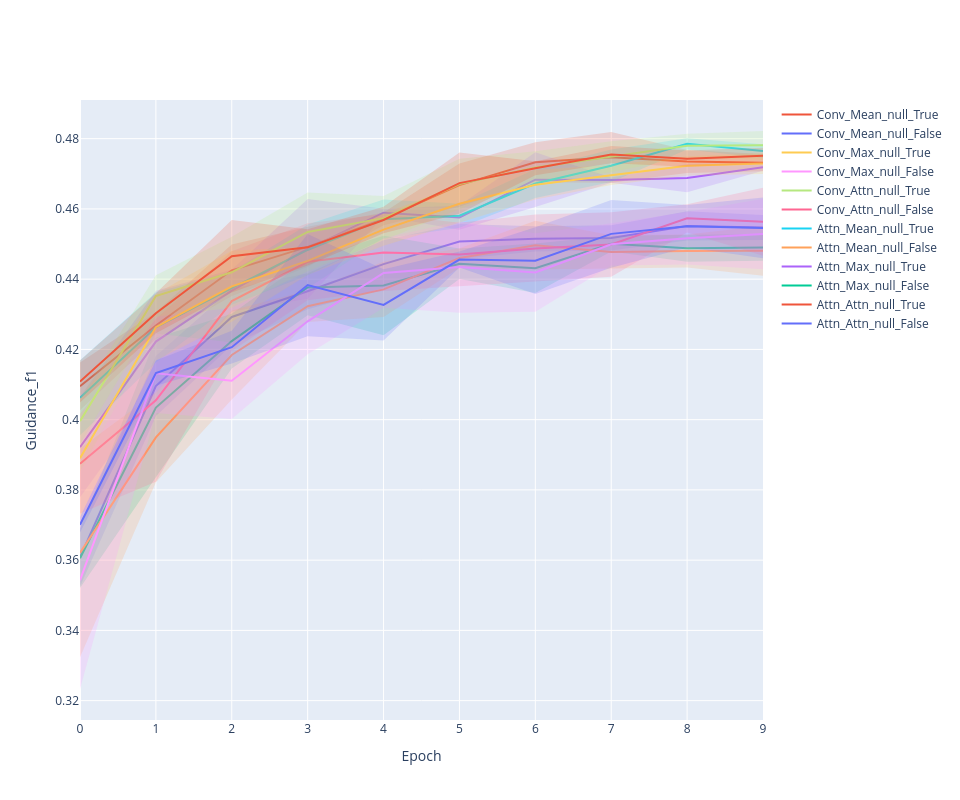

Write notebook code for a chart like this one.
### Code cell
line_plot(history, 'guidance_f1')

### Figure 1 — Plotly figure (JSON) as saved in the notebook; plotly's stock layout.template omitted (floating-point values rounded to 4 significant figures)
{"data": [{"line": {"color": "#636EFA"}, "mode": "lines", "name": "Attn_Attn_null_False", "type": "scatter", "x": [0, 1, 2, 3, 4, 5, 6, 7, 8, 9], "y": [0.3607, 0.4096, 0.4292, 0.4366, 0.4443, 0.4507, 0.4515, 0.4517, 0.4552, 0.4547]}, {"line": {"width": 0}, "marker": {"color": "#444"}, "mode": "lines", "showlegend": false, "type": "scatter", "x": [0, 1, 2, 3, 4, 5, 6, 7, 8, 9], "y": [0.369, 0.4181, 0.4373, 0.4417, 0.4511, 0.4557, 0.4551, 0.4554, 0.4593, 0.4582]}, {"fill": "tonexty", "fillcolor": "rgba(99, 110, 250,0.2)", "line": {"width": 0}, "marker": {"color": "#444"}, "mode": "lines", "showlegend": false, "type": "scatter", "x": [0, 1, 2, 3, 4, 5, 6, 7, 8, 9], "y": [0.3525, 0.401, 0.4212, 0.4314, 0.4375, 0.4457, 0.4479, 0.4481, 0.451, 0.4512]}, {"line": {"color": "#EF553B"}, "mode": "lines", "name": "Attn_Attn_null_True", "type": "scatter", "x": [0, 1, 2, 3, 4, 5, 6, 7, 8, 9], "y": [0.4095, 0.4268, 0.4425, 0.4492, 0.4572, 0.4668, 0.4733, 0.4747, 0.4735, 0.4732]}, {"line": {"width": 0}, "marker": {"color": "#444"}, "mode": "lines", "showlegend": false, "type": "scatter", "x": [0, 1, 2, 3, 4, 5, 6, 7, 8, 9], "y": [0.4163, 0.4307, 0.4499, 0.4549, 0.459, 0.4729, 0.479, 0.4819, 0.4768, 0.4756]}, {"fill": "tonexty", "fillcolor": "rgba(239, 85, 59,0.2)", "line": {"width": 0}, "marker": {"color": "#444"}, "mode": "lines", "showlegend": false, "type": "scatter", "x": [0, 1, 2, 3, 4, 5, 6, 7, 8, 9], "y": [0.4027, 0.423, 0.4352, 0.4435, 0.4553, 0.4606, 0.4676, 0.4675, 0.4702, 0.4707]}, {"line": {"color": "#00CC96"}, "mode": "lines", "name": "Attn_Max_null_False", "type": "scatter", "x": [0, 1, 2, 3, 4, 5, 6, 7, 8, 9], "y": [0.3606, 0.4035, 0.4224, 0.4376, 0.4382, 0.4444, 0.4431, 0.4501, 0.4488, 0.449]}, {"line": {"width": 0}, "marker": {"color": "#444"}, "mode": "lines", "showlegend": false, "type": "scatter", "x": [0, 1, 2, 3, 4, 5, 6, 7, 8, 9], "y": [0.369, 0.4233, 0.4302, 0.4455, 0.4524, 0.4487, 0.4502, 0.4523, 0.4527, 0.4528]}, {"fill": "tonexty", "fillcolor": "rgba(0, 204, 150,0.2)", "line": {"width": 0}, "marker": {"color": "#444"}, "mode": "lines", "showlegend": false, "type": "scatter", "x": [0, 1, 2, 3, 4, 5, 6, 7, 8, 9], "y": [0.3521, 0.3836, 0.4146, 0.4297, 0.424, 0.4401, 0.4361, 0.4479, 0.445, 0.4452]}, {"line": {"color": "#AB63FA"}, "mode": "lines", "name": "Attn_Max_null_True", "type": "scatter", "x": [0, 1, 2, 3, 4, 5, 6, 7, 8, 9], "y": [0.3922, 0.4222, 0.4367, 0.4486, 0.4589, 0.4575, 0.4683, 0.4682, 0.4688, 0.4719]}, {"line": {"width": 0}, "marker": {"color": "#444"}, "mode": "lines", "showlegend": false, "type": "scatter", "x": [0, 1, 2, 3, 4, 5, 6, 7, 8, 9], "y": [0.4064, 0.4367, 0.4427, 0.4628, 0.46, 0.461, 0.4761, 0.4689, 0.4728, 0.4729]}, {"fill": "tonexty", "fillcolor": "rgba(171, 99, 250,0.2)", "line": {"width": 0}, "marker": {"color": "#444"}, "mode": "lines", "showlegend": false, "type": "scatter", "x": [0, 1, 2, 3, 4, 5, 6, 7, 8, 9], "y": [0.3779, 0.4077, 0.4308, 0.4344, 0.4578, 0.4541, 0.4605, 0.4675, 0.4647, 0.4709]}, {"line": {"color": "#FFA15A"}, "mode": "lines", "name": "Attn_Mean_null_False", "type": "scatter", "x": [0, 1, 2, 3, 4, 5, 6, 7, 8, 9], "y": [0.3621, 0.3949, 0.4184, 0.4323, 0.4371, 0.446, 0.4497, 0.4477, 0.448, 0.4481]}, {"line": {"width": 0}, "marker": {"color": "#444"}, "mode": "lines", "showlegend": false, "type": "scatter", "x": [0, 1, 2, 3, 4, 5, 6, 7, 8, 9], "y": [0.3918, 0.4077, 0.4311, 0.4368, 0.4449, 0.4488, 0.4567, 0.4525, 0.4527, 0.4552]}, {"fill": "tonexty", "fillcolor": "rgba(255, 161, 90,0.2)", "line": {"width": 0}, "marker": {"color": "#444"}, "mode": "lines", "showlegend": false, "type": "scatter", "x": [0, 1, 2, 3, 4, 5, 6, 7, 8, 9], "y": [0.3324, 0.3822, 0.4058, 0.4278, 0.4293, 0.4432, 0.4427, 0.443, 0.4433, 0.441]}, {"line": {"color": "#19D3F3"}, "mode": "lines", "name": "Attn_Mean_null_True", "type": "scatter", "x": [0, 1, 2, 3, 4, 5, 6, 7, 8, 9], "y": [0.4062, 0.4263, 0.4374, 0.4483, 0.4571, 0.4581, 0.4672, 0.4723, 0.4785, 0.4765]}, {"line": {"width": 0}, "marker": {"color": "#444"}, "mode": "lines", "showlegend": false, "type": "scatter", "x": [0, 1, 2, 3, 4, 5, 6, 7, 8, 9], "y": [0.4169, 0.4363, 0.4422, 0.4555, 0.4627, 0.4615, 0.4714, 0.4769, 0.4801, 0.4784]}, {"fill": "tonexty", "fillcolor": "rgba(25, 211, 243,0.2)", "line": {"width": 0}, "marker": {"color": "#444"}, "mode": "lines", "showlegend": false, "type": "scatter", "x": [0, 1, 2, 3, 4, 5, 6, 7, 8, 9], "y": [0.3956, 0.4162, 0.4327, 0.4411, 0.4515, 0.4547, 0.4631, 0.4676, 0.4769, 0.4745]}, {"line": {"color": "#FF6692"}, "mode": "lines", "name": "Conv_Attn_null_False", "type": "scatter", "x": [0, 1, 2, 3, 4, 5, 6, 7, 8, 9], "y": [0.3874, 0.4055, 0.4338, 0.4449, 0.4476, 0.447, 0.4488, 0.4499, 0.4573, 0.4563]}, {"line": {"width": 0}, "marker": {"color": "#444"}, "mode": "lines", "showlegend": false, "type": "scatter", "x": [0, 1, 2, 3, 4, 5, 6, 7, 8, 9], "y": [0.4016, 0.4287, 0.448, 0.4559, 0.4585, 0.456, 0.4584, 0.4591, 0.4613, 0.466]}, {"fill": "tonexty", "fillcolor": "rgba(255, 102, 146,0.2)", "line": {"width": 0}, "marker": {"color": "#444"}, "mode": "lines", "showlegend": false, "type": "scatter", "x": [0, 1, 2, 3, 4, 5, 6, 7, 8, 9], "y": [0.3733, 0.3823, 0.4196, 0.434, 0.4366, 0.4379, 0.4391, 0.4407, 0.4533, 0.4467]}, {"line": {"color": "#B6E880"}, "mode": "lines", "name": "Conv_Attn_null_True", "type": "scatter", "x": [0, 1, 2, 3, 4, 5, 6, 7, 8, 9], "y": [0.3996, 0.4352, 0.442, 0.4534, 0.4574, 0.4671, 0.4718, 0.4749, 0.478, 0.4781]}, {"line": {"width": 0}, "marker": {"color": "#444"}, "mode": "lines", "showlegend": false, "type": "scatter", "x": [0, 1, 2, 3, 4, 5, 6, 7, 8, 9], "y": [0.4061, 0.4411, 0.4521, 0.4647, 0.4637, 0.4743, 0.4764, 0.4793, 0.4814, 0.4822]}, {"fill": "tonexty", "fillcolor": "rgba(182, 232, 128,0.2)", "line": {"width": 0}, "marker": {"color": "#444"}, "mode": "lines", "showlegend": false, "type": "scatter", "x": [0, 1, 2, 3, 4, 5, 6, 7, 8, 9], "y": [0.393, 0.4293, 0.4318, 0.4422, 0.4511, 0.4599, 0.4672, 0.4705, 0.4746, 0.474]}, {"line": {"color": "#FF97FF"}, "mode": "lines", "name": "Conv_Max_null_False", "type": "scatter", "x": [0, 1, 2, 3, 4, 5, 6, 7, 8, 9], "y": [0.3543, 0.4132, 0.4111, 0.428, 0.4418, 0.4435, 0.4419, 0.4499, 0.4516, 0.4529]}, {"line": {"width": 0}, "marker": {"color": "#444"}, "mode": "lines", "showlegend": false, "type": "scatter", "x": [0, 1, 2, 3, 4, 5, 6, 7, 8, 9], "y": [0.3853, 0.4245, 0.422, 0.4374, 0.4517, 0.4565, 0.4531, 0.4559, 0.4591, 0.4629]}, {"fill": "tonexty", "fillcolor": "rgba(255, 151, 255,0.2)", "line": {"width": 0}, "marker": {"color": "#444"}, "mode": "lines", "showlegend": false, "type": "scatter", "x": [0, 1, 2, 3, 4, 5, 6, 7, 8, 9], "y": [0.3233, 0.4019, 0.4002, 0.4186, 0.4319, 0.4304, 0.4307, 0.4439, 0.4442, 0.4428]}, {"line": {"color": "#FECB52"}, "mode": "lines", "name": "Conv_Max_null_True", "type": "scatter", "x": [0, 1, 2, 3, 4, 5, 6, 7, 8, 9], "y": [0.389, 0.4263, 0.438, 0.4452, 0.4541, 0.4615, 0.4669, 0.4697, 0.4723, 0.4729]}, {"line": {"width": 0}, "marker": {"color": "#444"}, "mode": "lines", "showlegend": false, "type": "scatter", "x": [0, 1, 2, 3, 4, 5, 6, 7, 8, 9], "y": [0.4059, 0.4358, 0.4481, 0.4492, 0.4587, 0.4668, 0.4711, 0.4725, 0.475, 0.4759]}, {"fill": "tonexty", "fillcolor": "rgba(254, 203, 82,0.2)", "line": {"width": 0}, "marker": {"color": "#444"}, "mode": "lines", "showlegend": false, "type": "scatter", "x": [0, 1, 2, 3, 4, 5, 6, 7, 8, 9], "y": [0.3722, 0.4169, 0.4279, 0.4412, 0.4495, 0.4561, 0.4627, 0.4668, 0.4695, 0.4699]}, {"line": {"color": "#636EFA"}, "mode": "lines", "name": "Conv_Mean_null_False", "type": "scatter", "x": [0, 1, 2, 3, 4, 5, 6, 7, 8, 9], "y": [0.3701, 0.4133, 0.4206, 0.4383, 0.4327, 0.4456, 0.4453, 0.4529, 0.4551, 0.4546]}, {"line": {"width": 0}, "marker": {"color": "#444"}, "mode": "lines", "showlegend": false, "type": "scatter", "x": [0, 1, 2, 3, 4, 5, 6, 7, 8, 9], "y": [0.3722, 0.4169, 0.4253, 0.4529, 0.4428, 0.4479, 0.4548, 0.4625, 0.4611, 0.4632]}, {"fill": "tonexty", "fillcolor": "rgba(99, 110, 250,0.2)", "line": {"width": 0}, "marker": {"color": "#444"}, "mode": "lines", "showlegend": false, "type": "scatter", "x": [0, 1, 2, 3, 4, 5, 6, 7, 8, 9], "y": [0.3679, 0.4096, 0.416, 0.4238, 0.4225, 0.4433, 0.4358, 0.4432, 0.449, 0.446]}, {"line": {"color": "#EF553B"}, "mode": "lines", "name": "Conv_Mean_null_True", "type": "scatter", "x": [0, 1, 2, 3, 4, 5, 6, 7, 8, 9], "y": [0.4109, 0.4303, 0.4465, 0.4491, 0.4569, 0.4673, 0.4716, 0.4755, 0.4743, 0.4751]}, {"line": {"width": 0}, "marker": {"color": "#444"}, "mode": "lines", "showlegend": false, "type": "scatter", "x": [0, 1, 2, 3, 4, 5, 6, 7, 8, 9], "y": [0.4168, 0.436, 0.4568, 0.4542, 0.4606, 0.4761, 0.4736, 0.4779, 0.4766, 0.4774]}, {"fill": "tonexty", "fillcolor": "rgba(239, 85, 59,0.2)", "line": {"width": 0}, "marker": {"color": "#444"}, "mode": "lines", "showlegend": false, "type": "scatter", "x": [0, 1, 2, 3, 4, 5, 6, 7, 8, 9], "y": [0.4049, 0.4246, 0.4362, 0.4439, 0.4531, 0.4586, 0.4696, 0.473, 0.472, 0.4728]}], "layout": {"height": 800, "width": 960, "xaxis": {"title": {"text": "Epoch"}}, "yaxis": {"title": {"text": "Guidance_f1"}}}}
